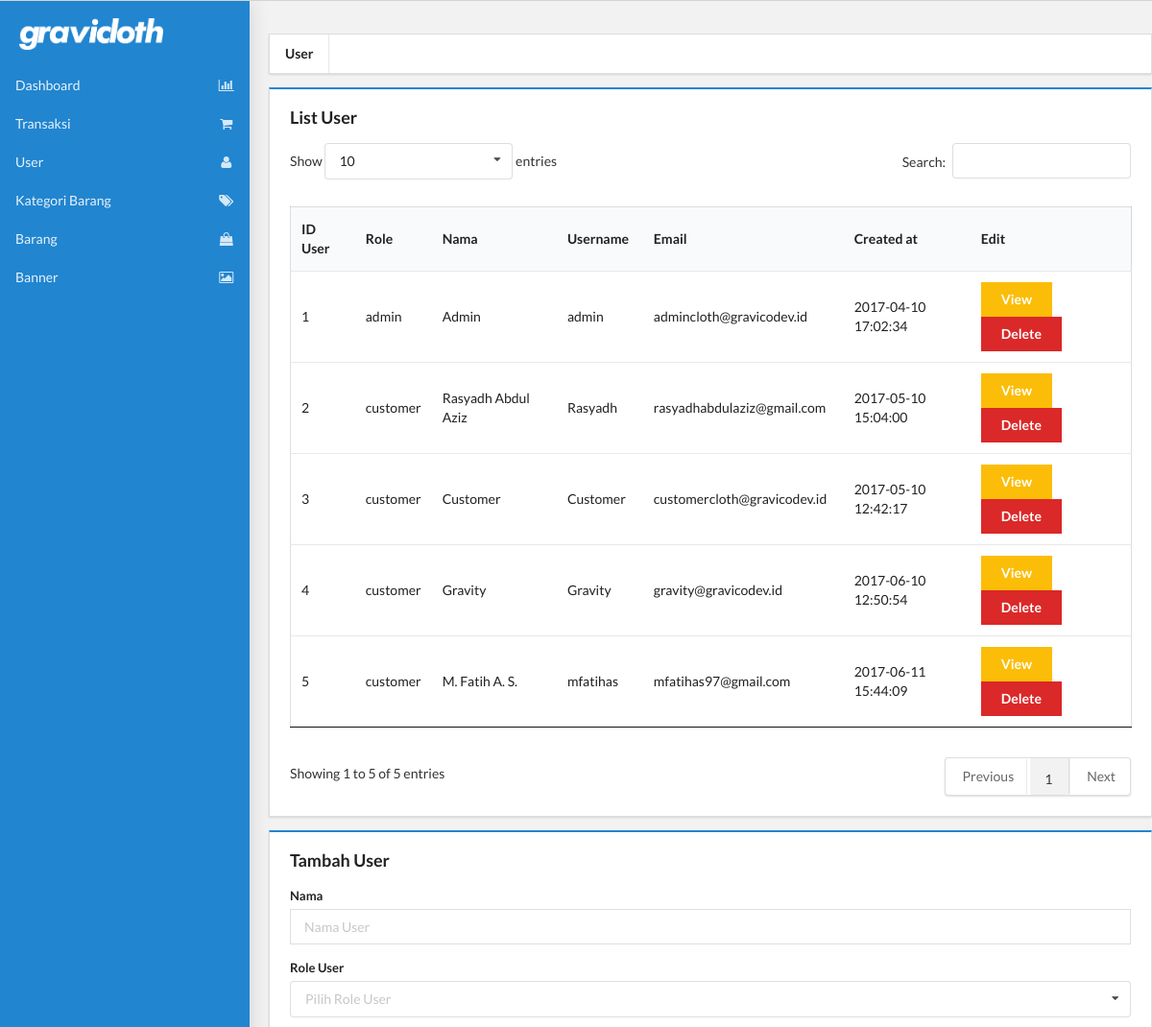
Page /dashboard.php?d=user (upper part) on the earlier database version.
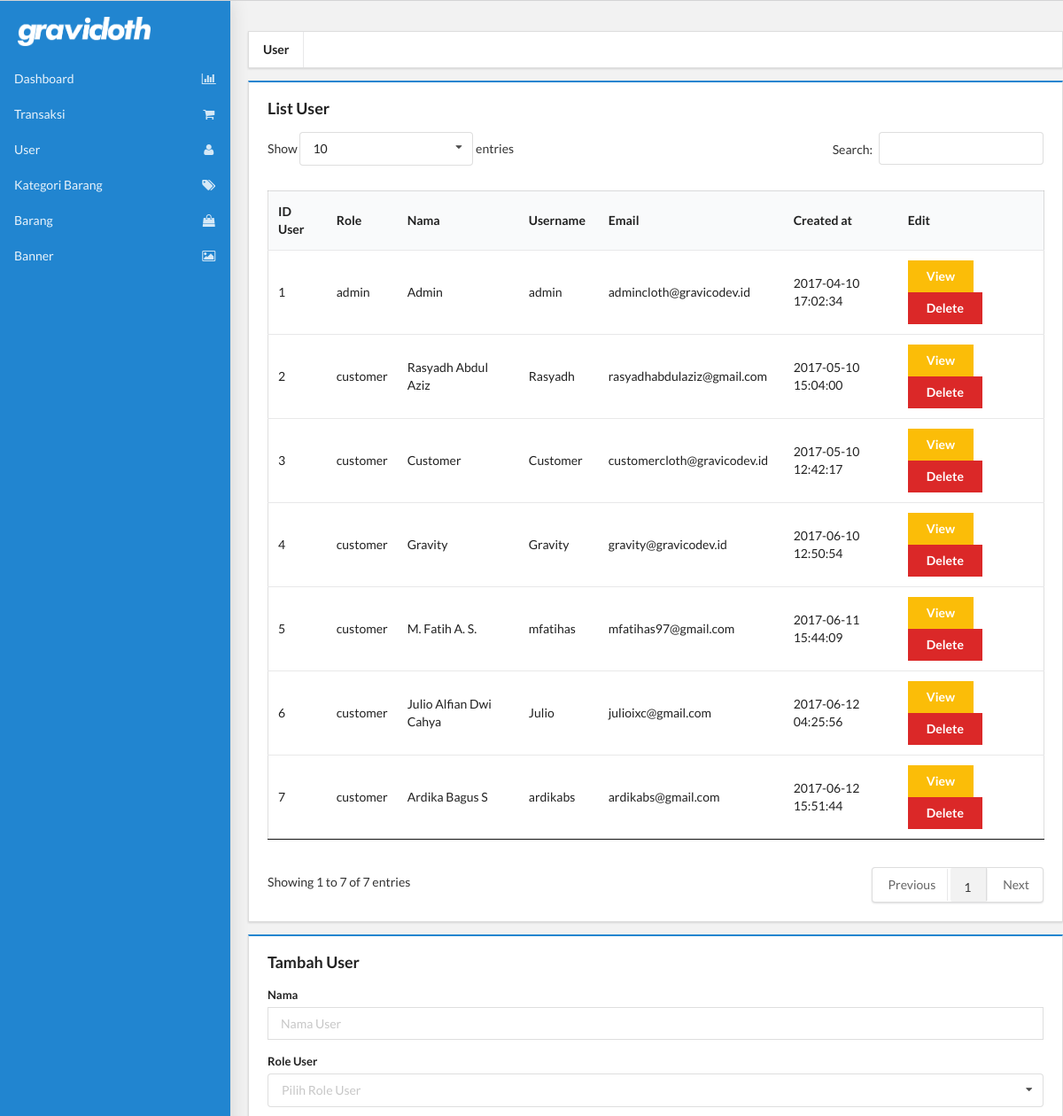
Same page on the later database version.
### tables this page shows
CREATE TABLE `user` (
  `id_user` int(11) NOT NULL,
  `id_role` int(11) NOT NULL,
  `name` varchar(50) NOT NULL,
  `username` varchar(255) NOT NULL,
  `email` varchar(255) NOT NULL,
  `password` varchar(255) NOT NULL,
  `created_at` timestamp NOT NULL DEFAULT CURRENT_TIMESTAMP ON UPDATE CURRENT_TIMESTAMP
);

CREATE TABLE `user_detail` (
  `id_user_detail` int(11) NOT NULL,
  `id_user` int(11) NOT NULL,
  `profile_pict` varchar(255) DEFAULT NULL,
  `date_of_birth` date DEFAULT NULL,
  `gender` varchar(1) DEFAULT NULL,
  `address` varchar(255) DEFAULT NULL,
  `phone_number` varchar(15) DEFAULT NULL,
  `id_province` int(11) DEFAULT NULL,
  `id_city` int(11) DEFAULT NULL,
  `postal_code` int(5) DEFAULT NULL
);

CREATE TABLE `role` (
  `id_role` int(11) NOT NULL,
  `role` varchar(10) NOT NULL
);

### dashboard/user.php (the view, shortened to what this page needs)
<br/>
<div class="ui menu square">
	<a href="?d=user" class="item header">User</a>
</div>
<div class="ui blue padded segment square">
  <div class="ui header">List User</div>
    <table class="ui stackable structured table" id="myTable">
        <thead>
          <tr>
            <th>ID User</th>
            <th>Role</th>
            <th>Nama</th>
            <th>Username</th>
            <th>Email</th>
            <th>Created at</th>
			<th>Edit</th>
          </tr>
        </thead>
        <tbody>
          <?php
            $pdo = Database::connect();
            $sql = 'SELECT * FROM user u, role r, user_detail ud WHERE u.id_role = r.id_role AND u.id_user = ud.id_user ORDER BY u.id_user ASC';
            foreach ($pdo->query($sql) as $row){
              echo '<tr>';
              echo '<td>'. $row['id_user'] . '</td>';
              echo '<td>'. $row['role'] . '</td>';
              echo '<td>'. $row['name'] . '</td>';
              echo '<td>'. $row['username'] . '</td>';
              echo '<td>'. $row['email'] . '</td>';
              echo '<td>'. $row['created_at'] . '</td>';
              echo '<td>'.'<a class="ui yellow button" onclick="update(\''.$row['id_user_detail'].'\', \''.$row['email'].'\', \''.$row['profile_pict'].'\', \''.$row['date_of_birth'].'\', \''.$row['gender'].'\', \''.$row['address'].'\', \''.$row['phone_number'].'\', \''.$row['id_province'].'\', \''.$row['id_city'].'\', \''.$row['postal_code'].'\')">View</a>';
              echo '<a class="ui red button" onclick="del(\''.$row['id_user'].'\', \''.$row['name'].'\')">Delete</a>';
              echo '</td></tr>';
            }
          ?>
        </tbody>
    </table>
</div>
<div class="ui blue padded segment square">
  <div class="ui header">Tambah User</div>
    <form class="ui form" action="<?php $_PHP_SELF ?>" method="post" enctype="multipart/form-data">
        <div class="field">
            <label>Nama</label>
            <input type="text" name="user-name" required placeholder="Nama User">
        </div>
        <div class="field">
          <label>Role User</label>
          <select class="ui search dropdown" required name="user-role">
            <option value="">Pilih Role User</option>
          </select>
        </div>
    </form>
</div>

Differences in the rows shown:
added user: user_detail.id_user "6", id_role.role "customer", name "Julio Alfian Dwi Cahya", username "Julio", email "julioixc@gmail.com", created_at "2017-06-12 04:25:56"
added user: user_detail.id_user "7", id_role.role "customer", name "Ardika Bagus S", username "ardikabs", email "ardikabs@gmail.com", created_at "2017-06-12 15:51:44"
Other differences:
text written by a page script: "Show 10 entries Search: Showing 1 to 5 of 5 entries Previous 1 Next" → "Show 10 entries Search: Showing 1 to 7 of 7 entries Previous 1 Next"
